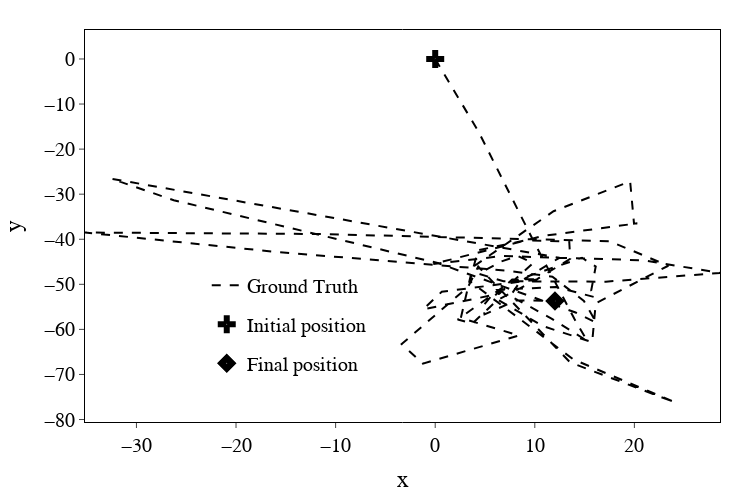

Notebook cell for this chart:
### Code cell
fig.update_layout(
    margin = {'l':30,'t':30,'b':30, 'r': 30},
    # showlegend=False,
    plot_bgcolor='white',
    # font_family="Serif", 
    # font_color='black',
      # font_size=12,
    legend=dict(
        yanchor="bottom",
        y=0.1,
        xanchor="right",
        x=0.45
    ),
    font=dict(
        family="Courier New, monospace",
        size=20,  # Set the font size here
        color="black"
    ),
)
fig.update_xaxes(
    mirror=True,
    ticks='outside',
    showline=True,
    linecolor='black',
    # gridcolor='lightgrey'
)
fig.update_yaxes(
    mirror=True,
    ticks='outside',
    showline=True,
    linecolor='black',
    # gridcolor='lightgrey'
)
